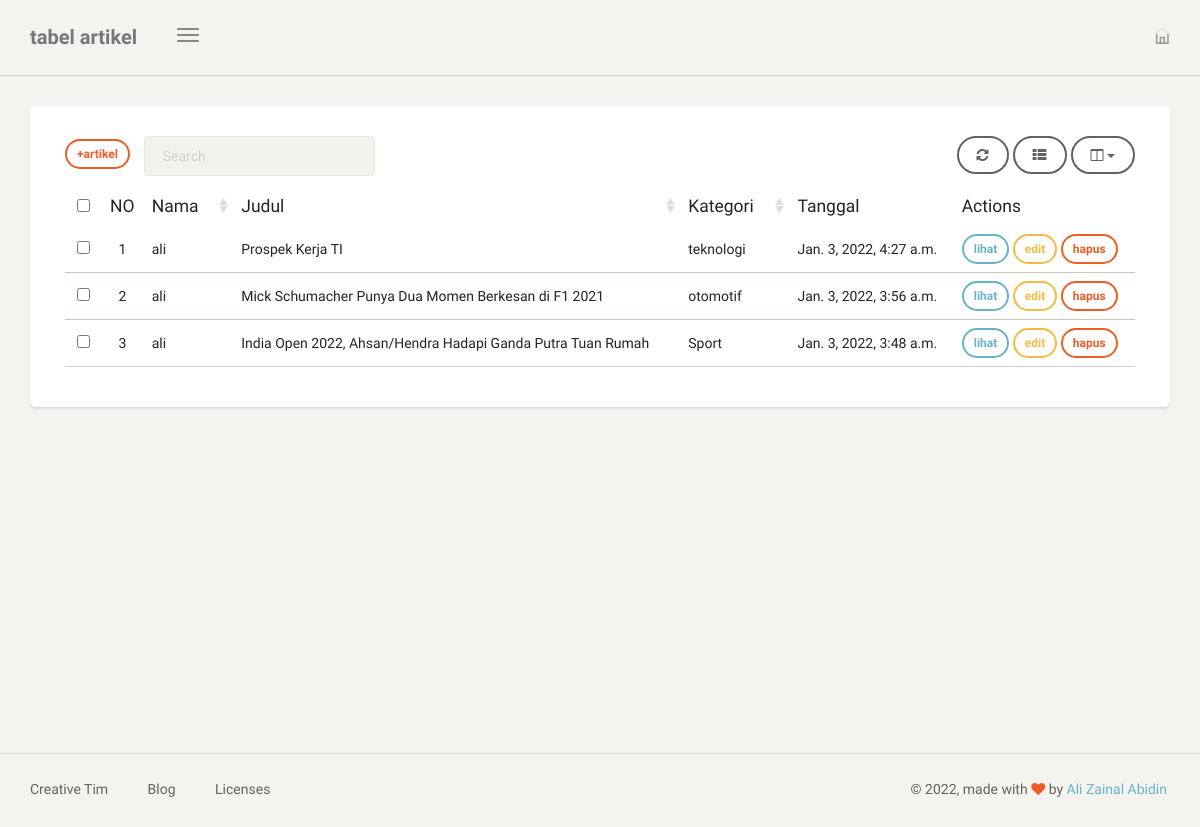
The page /dashboard/artikel/ (signed in) on the database its author committed.
### blog/models.py (models this page shows, shortened)
class Artikel(models.Model):
    nama = models.ForeignKey(User, on_delete=models.CASCADE, blank=True, null=True)
    judul = models.CharField(max_length=100)
    body = RichTextUploadingField(blank=True, null=True,
                                        config_name='special',
                                        external_plugin_resources=[(
                                            'youtube',
                                            '/static/ckeditor_plugins/youtube/youtube/',
                                            'plugin.js',
                                        )],
    )
    kategory = models.ForeignKey(Kategori, on_delete=models.CASCADE)
    date = models.DateTimeField(auto_now_add=True)
    class Meta:
        ordering =['-date']
        verbose_name_plural = "Artikel"

class Kategori(models.Model):
    nama = models.CharField(max_length=20)
    def __str__(self):
        return self.nama
    class Meta:
        verbose_name_plural = "Kategori"

### blog/views.py (the view)
# urls.py: path('artikel/',artikel, name='tabel_artikel'),
@login_required
def artikel(request):
    template_name = "back/tabel_artikel.html"
    artikel = Artikel.objects.filter(nama = request.user)
    context = {
        'title':'tabel artikel',
        'artikel':artikel,
    }
    return render(request, template_name, context)

### templates/back/tabel_artikel.html (shortened to what this page needs)
{% extends 'back/base.html' %} {% block content %}
<div class="content">
    <div class="container-fluid">
        <div class="row">
            <div class="col-md-12">
                <div class="card">
                    <div class="card-content">
                        <div class="toolbar">
                            <a class="btn btn-sm btn-danger" href="{% url 'tambah_artikel' %}">+artikel</a> &nbsp;&nbsp;&nbsp;
                        </div>
                        <table id="bootstrap-table" class="table">
                            <thead>
                                <th data-field="id" class="text-center">NO</th>
                                <th data-field="name" data-sortable="true">Nama</th>
                                <th data-field="salary" data-sortable="true">Judul</th>
                                <th data-field="country" data-sortable="true">Kategori</th>
                                <th data-field="city">Tanggal</th>
                                <th>Actions</th>
                            </thead>
                            <tbody>
                                {% for a in artikel %}
                                <tr>
                                    <td>{{forloop.counter}}</td>
                                    <td>{{a.nama}}</td>
                                    <td>{{a.judul}}</td>
                                    <td>{{a.kategory}}</td>
                                    <td>{{a.date}}</td>
                                    <td>
                                        <a class="btn btn-sm btn-info" href="{% url 'lihat_artikel' a.id %}">lihat</a>
                                        <a class="btn btn-sm btn-warning" href="{% url 'edit_artikel' a.id %}">edit</a>
                                        <a onclick= "return confirm('hapus artikel?');" class="btn btn-sm btn-danger" href="{% url 'delete_artikel' a.id %}">hapus</a>
                                    </td>
                                </tr>
                                {% endfor %}
                            </tbody>
                        </table>
                    </div>
                </div>
            </div>
        </div>
    </div>
</div>
{% endblock content %} {% block js %} {% endblock js %}

### rows shown on the page
Artikel: nama "ali", judul "Prospek Kerja TI", kategory "teknologi", date "Jan. 3, 2022, 4:27 a.m."
Artikel: nama "ali", judul "Mick Schumacher Punya Dua Momen Berkesan di F1 2021", kategory "otomotif", date "Jan. 3, 2022, 3:56 a.m."
Artikel: nama "ali", judul "India Open 2022, Ahsan/Hendra Hadapi Ganda Putra Tuan Rumah", kategory "Sport", date "Jan. 3, 2022, 3:48 a.m."

### other values the page prints
{{ title }} "tabel artikel"
